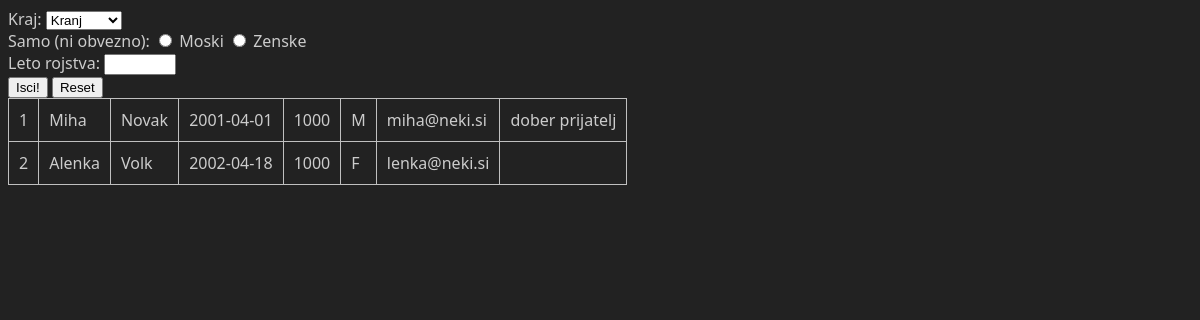
The app's page /vaje/vaja19/03.php?k=1000 with its own data.
### tables this page shows
CREATE TABLE `oseba` (
  `id` int(11) NOT NULL,
  `ime` varchar(10) NOT NULL,
  `priimek` varchar(20) NOT NULL,
  `rojstvo` date NOT NULL,
  `KID` int(11) NOT NULL,
  `spol` char(1) NOT NULL,
  `email` varchar(20) NOT NULL,
  `opis` varchar(150) DEFAULT NULL,
  PRIMARY KEY (`id`),
  KEY `KID` (`KID`),
  CONSTRAINT `oseba_ibfk_1` FOREIGN KEY (`KID`) REFERENCES `kraj` (`KID`)
);

### vaje/vaja19/lib.php (called while the page is built, shortened)
<?php
function allset($arr)
{
    return true;
}
function intOrDie($p, $min = null, $max = null)
{
    $iv = intval($p);
    return $iv;
}

### vaje/vaja19/03.php (the view, shortened to what this page needs)
<!DOCTYPE html>
<html lang="en">
<head>
    <link rel="stylesheet" href="/assets/unsuck.css">
</head>
<body>
    <form>
        <label for="k">Kraj:</label>
        <select name="k" id="k" required>
            <?php
            require_once './lib.php';
            $db = new mysqli('mysql', 'root', 'root', 'bazaOseb', 3306);
            $kraji =  $db->query('SELECT KID,imeKraja FROM kraj ORDER BY imeKraja ASC');
            while ($kraj = $kraji->fetch_assoc()) {
                $id = $kraj['KID'];
                $ime = $kraj['imeKraja'];
                echo "<option value=\"$id\">$ime</option>";
            }
            ?>
        </select>
        <br>
        <span>Samo (ni obvezno): </span>
        <input type="radio" name="spol" id="m" value="m">
        <label for="m">Moski</label>
        <input type="radio" name="spol" id="f" value="f">
        <label for="f">Zenske</label>
        <br>
        <label for="leto">Leto rojstva:</label>
        <input type="number" name="leto" id="leto" min="1920" max="2022">
        <br>
        <button>Isci!</button>
        <input type="reset">
    </form>
    <?php
    if (allset(['k'])) {
        $krajId  = intOrDie($_GET['k']);
        $qstr = "SELECT * FROM oseba WHERE KID = $krajId";
        $r = $db->query($qstr);
        if ($r) {
            echo "<table>";
            while ($rw = $r->fetch_assoc()) {
                echo "<tr>";
                foreach ($rw as $v) {
                    echo "<td>$v</td>";
                }
                echo "</tr>";
            }
            echo "</table>";
        } else {
            echo $qstr;
            echo '<br>';
            echo $db->error;
        }
    }
    ?>
</body>
</html>

### assets/unsuck.css (style rules this page uses)
:root { font-family: 'Segoe UI', Tahoma, Geneva, Verdana, sans-serif; color: #ccc; background-color: #222; }

### vaje/vaja19/03.php (style rules this page uses)
table { border-collapse: collapse; }
td { border: 1px solid silver; padding: 10px; }

### records on screen
oseba: id "1", ime "Miha", priimek "Novak", rojstvo "2001-04-01", KID "1000", spol "M", email "miha@neki.si", opis "dober prijatelj"
oseba: id "2", ime "Alenka", priimek "Volk", rojstvo "2002-04-18", KID "1000", spol "F", email "lenka@neki.si"

### other values on screen
form field k "Kranj"
